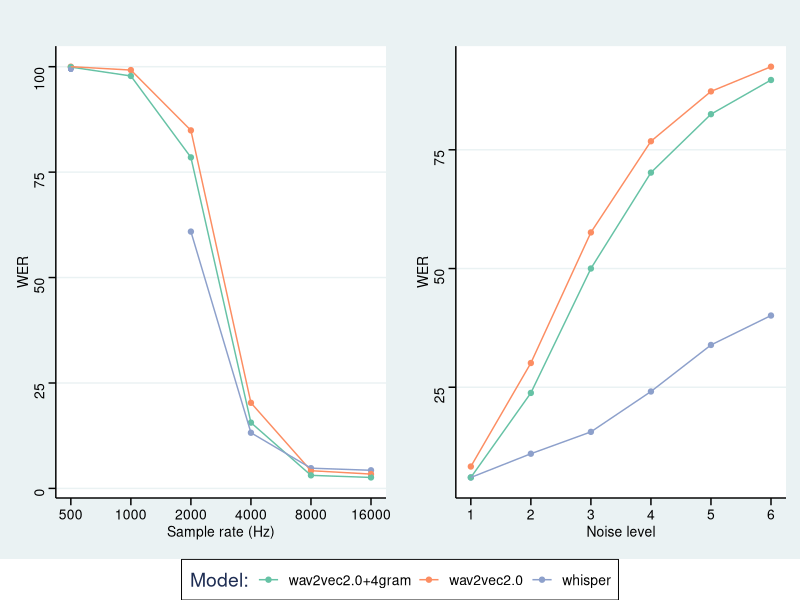
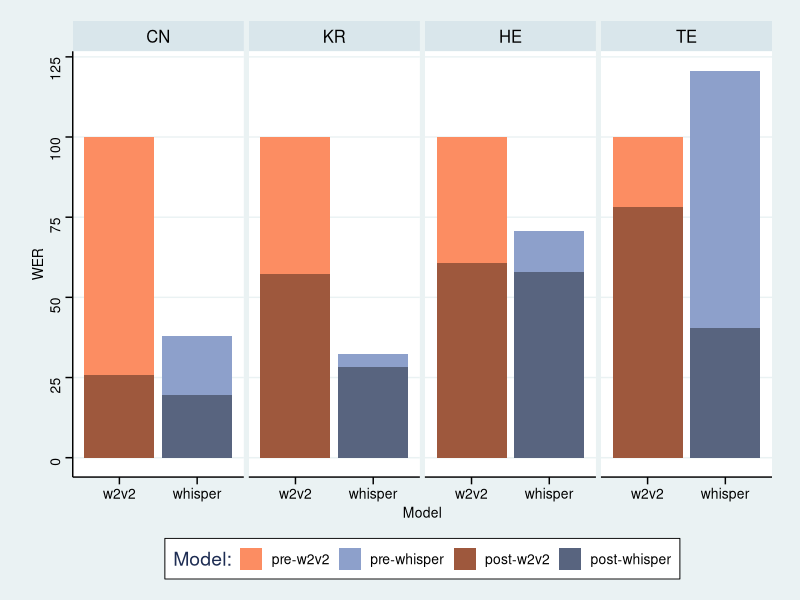

Write R code to recreate these figures, in order.
library(tidyverse)
library(ggthemes)
library(RColorBrewer)
library(ggpubr)

data <- read.csv("wer_df.csv")
data <- data[,2:9]
#data$sample_rate <- as.factor(data$sample_rate)
ds.data <- data[,1:4] %>%
  pivot_longer(c("whisper_ds_wer",
                 "wav2vec2_ds_wer",
                 "wav2vec2_4gram_ds_wer"),
               names_to = "model",
               values_to = "WER")
ds.data <- ds.data[-c(13,16),]
ns.data <- data[,5:8] %>%
  pivot_longer(c("whisper_ns_wer",
               "wav2vec2_ns_wer",
               "wav2vec2_4gram_ns_wer"),
             names_to = "model",
             values_to = "WER")

# default natural log
log_breaks <- log(as.numeric(levels(as.factor(data$sample_rate))))
plt_cols <- brewer.pal(3,"Set2")
plt_nms <- c("wav2vec2.0+4gram", "wav2vec2.0",
                     "whisper")

ds.plt <- ds.data %>%
  ggplot(aes(x=log(sample_rate), y=WER, col=model)) + 
  geom_point() +
  geom_point(aes(x=log(500), y=data$whisper_ds_wer[6]), 
             colour="#8DA0CB",
             size=1) +
  geom_line() +
  labs(title="") +
  scale_x_continuous(name="Sample rate (Hz)",
                     breaks=log_breaks, 
                     labels=levels(as.factor(data$sample_rate))) +
  scale_color_manual(name="Model:",
                     labels=plt_nms,
                     values=plt_cols) + 
  theme_stata() +
  theme(legend.title=element_text(vjust=0.5))

ns.plt <- ns.data %>%
  ggplot(aes(x=noise_rate, y=WER, col=model)) + 
  geom_point() +
  geom_line() +
  labs(title="",
       ylab="") +
  scale_x_continuous(name="Noise level",
                     breaks=0:6) +
  scale_color_manual(name="Model:",
                     labels=plt_nms,
                     values=plt_cols) +
  theme_stata() +
  theme(legend.title=element_text(vjust=0.5))

ggarrange(ds.plt, ns.plt, ncol=2, nrow=1,
          common.legend=TRUE, legend="bottom")


ft.data <- data.frame(
  'Language' = c('CN','KR','HE','TE','CN','KR','HE','TE','CN','KR','HE','TE','CN','KR','HE','TE'),
  'WER' = c(19.7,28.4,57.9,40.3,25.78,57.4,60.8,78.27,38.0,32.4,70.6,120.7,100,100,100,100), 
  'Model' =c('whisper-post','whisper-post','whisper-post','whisper-post','wav2vec2-post','wav2vec2-post','wav2vec2-post','wav2vec2-post',
             'whisper-pre','whisper-pre','whisper-pre','whisper-pre','wav2vec2-pre','wav2vec2-pre','wav2vec2-pre','wav2vec2-pre'))
ft.data <- ft.data %>%
  pivot_wider(names_from=Model,
              values_from=WER)
ft.data$`whisper-pre` <- ft.data$`whisper-pre` - ft.data$`whisper-post`
ft.data$`wav2vec2-pre` <- ft.data$`wav2vec2-pre` - ft.data$`wav2vec2-post`
ft.data <- ft.data %>%
  pivot_longer(`whisper-post`:`wav2vec2-pre`, 
               names_to = "Model",
               values_to = "WER")

ft.data$Combo <- ft.data$Model
ft.data <- ft.data %>%
  separate(Model, c("Model", "FT"))
ft.data$Language <- factor(ft.data$Language,
                           levels=c("CN", "KR", "HE", "TE"))
ft.data$Model <- as.factor(ft.data$Model)
levels(ft.data$Model) <- c("w2v2", "whisper") # renamed
ft.data$Combo <- as.factor(ft.data$Combo)
ft.data$Combo <- relevel(ft.data$Combo, "wav2vec2-post")
ft.data$Combo <- relevel(ft.data$Combo, "whisper-pre")
ft.data$Combo <- relevel(ft.data$Combo, "wav2vec2-pre")

plt_nms <- c("pre-w2v2", "pre-whisper",
             "post-w2v2", "post-whisper")
plt_cols <- c("#FC8D62", "#8DA0CB",
              "#9e583d", "#58647f")

ggplot(ft.data, aes(x=Model, y=WER, fill=Combo)) +
  geom_bar(stat="identity") +
  facet_grid(~Language) +
  scale_fill_manual(name="Model:",
                    labels=plt_nms,
                    values=plt_cols) +
  theme_stata() +
  theme(legend.title=element_text(vjust=0.5))
